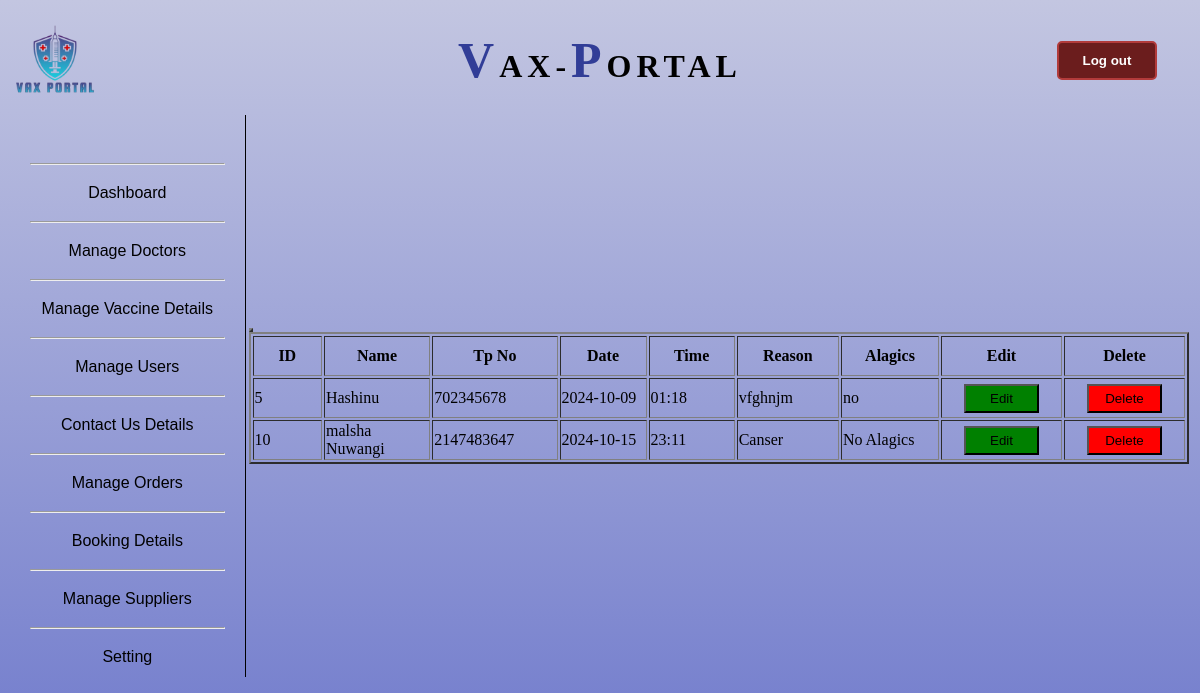
/Admin/booking/displayBookingDetails.php, run on the app's committed database.
### tables this page shows
CREATE TABLE `booking` (
  `bookingID` int(11) NOT NULL,
  `Name` varchar(30) DEFAULT NULL,
  `TpNo` int(12) DEFAULT NULL,
  `Date` date DEFAULT NULL,
  `Time` varchar(15) DEFAULT NULL,
  `Reason` varchar(150) DEFAULT NULL,
  `Alagics` varchar(100) DEFAULT NULL
);

### Admin/booking/displayBookingDetails.php (the view, shortened to what this page needs)
<?php
require_once "../../DB_Connection.php";
?>
<!DOCTYPE html>
<html>
<head>
</head>
<body style="overflow-X:hidden;">
  <div id="header">
    <table style="width: 100%;">
      <tr>
        <td style="width: 25%">
          <img src="../images/allPages/logo.png" alt="campanyLogo" width="30%">
        </td>
        <td>
          <h1><span>V</span>AX-<span>P</span>ORTAL</h1>
        </td>
        <td style="width: 25%;">
          <a href="../../index.php"><button id="lgoutBtn"><b>Log out</b></button></a>
        </td>
      </tr>
    </table>
  </div>
  <div>
    <table style="width:100%; ">
      <tr>
        <td id="nav">
          <hr>
          <a href="../dashboard.php"><button class="leftNavbtn">Dashboard</button></a> <br>
          <hr>
          <a href="../doctorDetails/readDoctorDetails.php"><button class="leftNavbtn">Manage Doctors</button></a> <br>
          <hr>
          <a href="../vaccineDetails/readvaccine.php"><button class="leftNavbtn">Manage Vaccine Details</button></a> <br>
          <hr>
          <a href="./manageUsers_staff.php"><button class="leftNavbtn">Manage Users</button></a> <br>
          <hr>
          <a href="../contactus/CUdisplay.php"><button class="leftNavbtn">Contact Us Details</button></a> <br>
          <hr>
          <a href="../dashboard.php"><button class="leftNavbtn">Manage Orders</button></a> <br>
          <hr>
          <a href="../booking/displayBookingDetails.php"><button class="leftNavbtn">Booking Details</button></a> <br>
          <hr>
          <a href="../dashboard.php"><button class="leftNavbtn">Manage Suppliers</button></a> <br>
          <hr>
          <a href="../dashboard.php"><button class="leftNavbtn">Setting</button></a> <br>
        </td>
        <td id="dataDisplay">
          <table border="2">
            <table border="2">
              <tr align="center">
                <th width="500">ID</th>
                <th width="500">Name</th>
                <th width="500">Tp No</th>
                <th width="500">Date</th>
                <th width="500">Time</th>
                <th width="500">Reason</th>
                <th width="500">Alagics</th>
                <th width="500">Edit</th>
                <th width="500">Delete</th>
              </tr>
              <?php
              $disply = "SELECT * FROM booking";
              $result = $conn->query($disply);
              if ($result->num_rows > 0) {
                while ($rows = $result->fetch_assoc()) {
                  echo "<tr>
                  <td>" . $rows['bookingID'] . "</td>
                  <td>" . $rows['Name'] . "</td>
                  <td>" . $rows['TpNo'] . "</td>
                  <td>" . $rows['Date'] . "</td>
                  <td>" . $rows['Time'] . "</td>
                  <td>" . $rows['Reason'] . "</td>
                  <td>" . $rows['Alagics'] . "</td>
                  <form method='POST' action='./updateBooking.php'>
                  <input type='hidden' name='id' value='" . $rows['bookingID'] . "'>
                  <th><input class='editBtn' type='submit' name='edit' value='Edit'></th>
                  </form>
                  <form method='POST' action='displayBookingDetails.php'>
                    <input type='hidden' name='ID' value='" . $rows['bookingID'] . "'>
                      <th><input class='deleteBtn' type='submit' name='delete' value='Delete'></th>
                    </form>
                  </tr>";
                }
              }
              ?>
            </table>
        </td>
      </tr>
    </table>
  </div>
</body>
</html>

### Admin/booking/displayBookingDetails.php (style rules this page uses)
#header h1>span { color: #313d97; font-size: 50px; }
#header h1 { margin-top: 20px; text-align: center; font-family: 'Times New Roman', Times, serif; letter-spacing: 5px; font-weight: bold; }
.leftNavbtn { width: 100%; height: 40px; border: none; background-color: transparent; font-size: medium; }
#dataDisplay tr { height: 40px; }
.editBtn, .deleteBtn { padding: 5px; width: 75px; cursor: pointer; }
.editBtn { background-color: green; }
.deleteBtn { background-color: red; }
#lgoutBtn { padding: 10px; border: none; border-radius: 5px; margin-left: 160px; width: 100px; background-color: #6b1d1d; color: white; border: 2px solid #b23b3b; }
button { cursor: pointer; }
#nav { width: 20%; padding: 40px 20px 0px 20px; border-right: 1px solid black; vertical-align: top; }
body { background: linear-gradient(0deg, rgb(107, 118, 203) 0%, rgba(195, 198, 225, 1) 100%); height: 100vh; }

### data on the page
booking: bookingID "5", Name "Hashinu", TpNo "702345678", Date "2024-10-09", Time "01:18", Reason "vfghnjm", Alagics "no"
booking: bookingID "10", Name "malsha Nuwangi", TpNo "2147483647", Date "2024-10-15", Time "23:11", Reason "Canser", Alagics "No Alagics"
